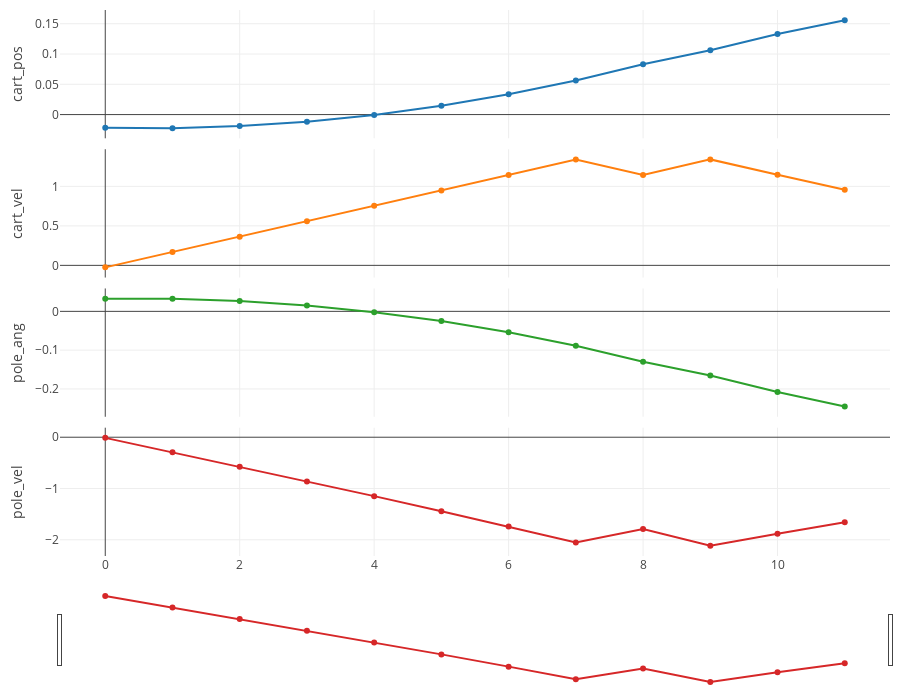

Write notebook code for a chart like this one.
### Code cell
EP = 2

fig = cprender.lineplot(df, ep=EP)
fig.show()

### Figure 1 — Plotly figure (JSON) as saved in the notebook; plotly's stock layout.template omitted (floating-point values rounded to 4 significant figures)
{"data": [{"name": "cart_pos", "showlegend": false, "type": "scatter", "x": [0, 1, 2, 3, 4, 5, 6, 7, 8, 9, 10, 11], "xaxis": "x", "y": [-0.02187, -0.02239, -0.019, -0.01173, -0.0005593, 0.01451, 0.03348, 0.05636, 0.08315, 0.1061, 0.1329, 0.1559], "yaxis": "y"}, {"name": "cart_vel", "showlegend": false, "type": "scatter", "x": [0, 1, 2, 3, 4, 5, 6, 7, 8, 9, 10, 11], "xaxis": "x2", "y": [-0.02555, 0.1691, 0.3637, 0.5585, 0.7534, 0.9485, 1.144, 1.34, 1.146, 1.342, 1.149, 0.9564], "yaxis": "y2"}, {"name": "pole_ang", "showlegend": false, "type": "scatter", "x": [0, 1, 2, 3, 4, 5, 6, 7, 8, 9, 10, 11], "xaxis": "x3", "y": [0.03284, 0.03259, 0.0267, 0.01516, -0.002057, -0.02503, -0.05388, -0.08873, -0.1298, -0.1655, -0.2079, -0.2455], "yaxis": "y3"}, {"name": "pole_vel", "showlegend": false, "type": "scatter", "x": [0, 1, 2, 3, 4, 5, 6, 7, 8, 9, 10, 11], "xaxis": "x4", "y": [-0.01244, -0.2946, -0.5768, -0.861, -1.149, -1.442, -1.743, -2.052, -1.788, -2.118, -1.88, -1.659], "yaxis": "y4"}], "layout": {"height": 700, "hovermode": "x unified", "margin": {"b": 10, "l": 60, "r": 10, "t": 10}, "xaxis": {"anchor": "y", "domain": [0, 1], "matches": "x4", "showticklabels": false}, "xaxis2": {"anchor": "y2", "domain": [0, 1], "matches": "x4", "showticklabels": false}, "xaxis3": {"anchor": "y3", "domain": [0, 1], "matches": "x4", "showticklabels": false}, "xaxis4": {"anchor": "y4", "domain": [0, 1], "rangeslider": {"visible": true}}, "yaxis": {"anchor": "x", "domain": [0.765, 1.0], "title": {"text": "cart_pos"}}, "yaxis2": {"anchor": "x2", "domain": [0.51, 0.745], "title": {"text": "cart_vel"}}, "yaxis3": {"anchor": "x3", "domain": [0.255, 0.49], "title": {"text": "pole_ang"}}, "yaxis4": {"anchor": "x4", "domain": [0, 0.235], "title": {"text": "pole_vel"}}}}
